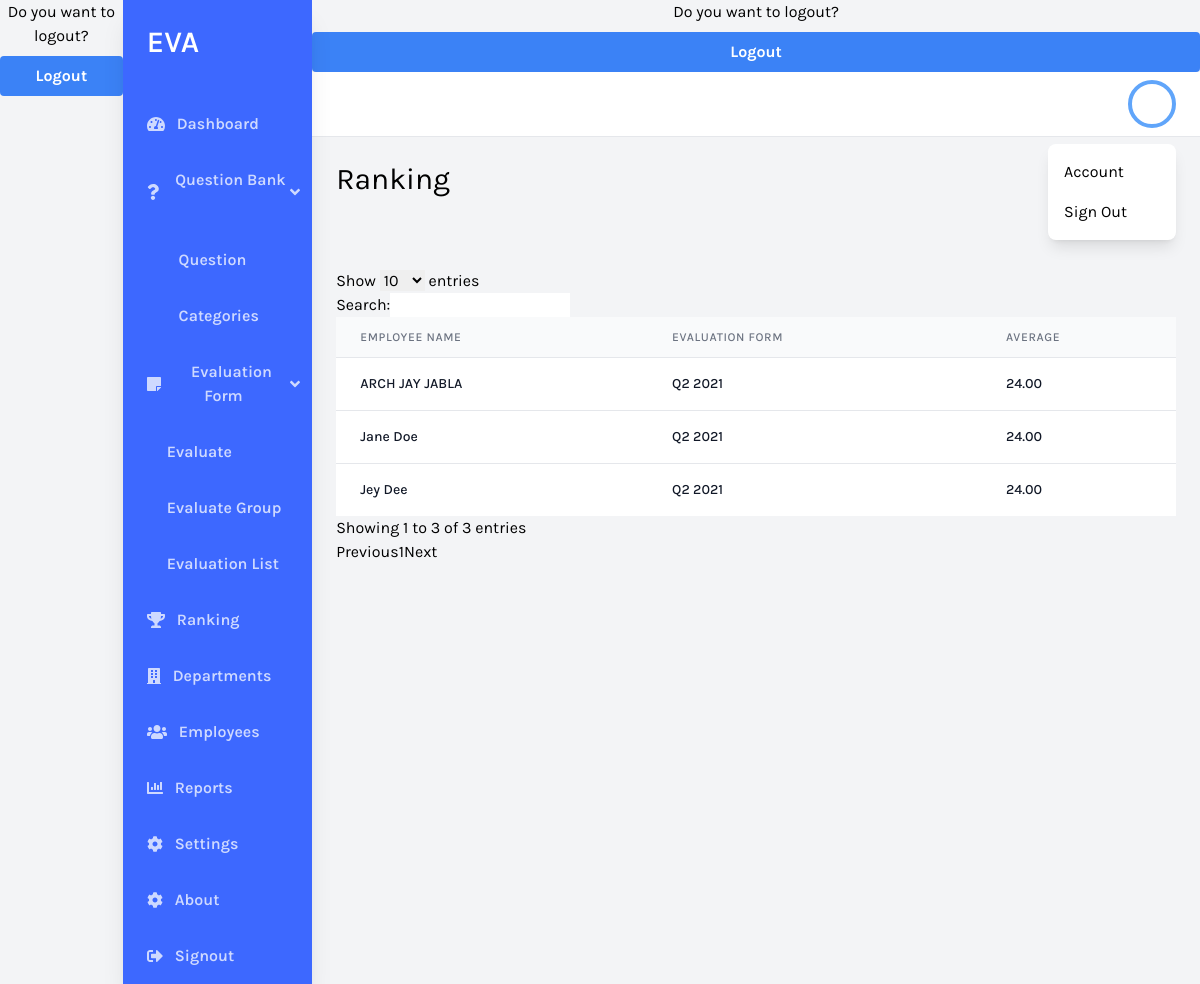
Page /ranking on the committed database.
### eva/models.py (models this page shows, shortened)
class EvaluationSheet(models.Model):
    created_at = models.DateTimeField(auto_now_add=True)
    evaluator_name = models.CharField(max_length=255, null=True, blank=True)
    evaluate_group = models.CharField(max_length=255, null=True, blank=True)
    employee = models.ForeignKey(AppUser, on_delete=models.CASCADE, default=None, null=True)
    employee_name = models.CharField(max_length=255)
    evaluations = models.TextField()
    comments_and_recommendations = models.TextField(default=None, null=True, blank=True)

### eva/views.py (the view)
# urls.py: path('ranking', views.ranking, name='ranking'),
def ranking(request):
    data = EvaluationSheet.objects.raw(f"""
            SELECT t1.id, t1.created_at, t1.evaluator_name, t1.employee_name, t1.evaluations, t1.comments_and_recommendations, t1.employee_id, t1.evaluate_group, t2.eval_name
            from eva_evaluationsheet t1
            left join (select name eval_name, id from eva_evaluationgroup) t2 on CAST(t1.evaluate_group AS INT) = t2.id
            """)
    format_data = []
    evaluate_group_ids = []
    employees = []
    for i in data:
        evaluations = json.loads(i.evaluations)
        calculated_evaluations = calc_evaluations(evaluations)
        format_data.append({"name" : i.employee_name, "calculated": calculated_evaluations, "evaluate_group_id": i.evaluate_group, "evaluate_group_name": i.eval_name})
        if i.evaluate_group not in evaluate_group_ids:
            evaluate_group_ids.append(i.evaluate_group)
        if i.employee_name not in employees:
            employees.append(i.employee_name)
    print(evaluate_group_ids)
    print(format_data)
    final_format = []
    for group in evaluate_group_ids:
        print("group " + str(group))
        for person in employees:
            total = 0
            divisor = 0
            form_placeholder = None
            for crawler in format_data:
                if (person == crawler['name'] and crawler['evaluate_group_id'] == group):
                    total += crawler['calculated']['overall_total']
                    divisor += 1
                    form_placeholder = crawler['evaluate_group_name']
            if divisor != 0:
                final_format.append(
                    {
                        "name": person,
                        "average": total/divisor,
                        "evaluation_form": form_placeholder
                    }
                )
    newlist = sorted(final_format, key=lambda x: ( x['evaluation_form'], x['average']), reverse=True)
    print(newlist)
    return render(request, "eva/ranking.html", {"data": newlist })

### eva/templates/eva/ranking.html (shortened to what this page needs)
<!DOCTYPE html>
<html lang="en">
  <head>
    <script src="https://cdn.tailwindcss.com"></script>
    <link
      rel="stylesheet"
      href="https://cdnjs.cloudflare.com/ajax/libs/jquery-modal/0.9.1/jquery.modal.min.css"
    />
  </head>
  <body class="bg-gray-100 font-family-karla flex">
    {% include 'includes/navbar.html' %}
    <div class="w-full flex flex-col h-screen overflow-y-hidden">
      {% include 'includes/header.html' %}
      <div class="w-full overflow-x-hidden border-t flex flex-col">
        <main class="w-full flex-grow p-6">
          <h1 class="text-3xl text-black pb-6">Ranking</h1>
          <div class="flex flex-col mt-12 mb-12">
            <table id="table" class="min-w-full divide-y divide-gray-200">
              <thead class="bg-gray-50">
                <tr>
                  <th
                    scope="col"
                    class="px-6 py-3 text-left text-xs font-medium text-gray-500 uppercase tracking-wider"
                  >
                    Employee Name
                  </th>
                  <th
                    scope="col"
                    class="px-6 py-3 text-left text-xs font-medium text-gray-500 uppercase tracking-wider"
                  >
                    Evaluation Form
                  </th>
                  <th
                    scope="col"
                    class="px-6 py-3 text-left text-xs font-medium text-gray-500 uppercase tracking-wider"
                  >
                    Average
                  </th>
                </tr>
              </thead>
              <tbody class="bg-white divide-y divide-gray-200">
                 {% for x in data %}
                <tr>
                  <td class="px-6 py-4 whitespace-nowrap">
                    <div class="flex items-center">
                      <div class="text-sm font-medium text-gray-900">
                        {{ x.name }}
                      </div>
                    </div>
                  </td>
                  <td class="px-6 py-4 whitespace-nowrap">
                    <div class="flex items-center">
                      <div class="text-sm font-medium text-gray-900">
                        {{ x.evaluation_form }}
                      </div>
                    </div>
                  </td>
                  <td class="px-6 py-4 whitespace-nowrap">
                    <div class="flex items-center">
                      <div class="text-sm font-medium text-gray-900">
                        {{ x.average|floatformat:2 }}
                      </div>
                    </div>
                  </td>
                </tr>
                {% endfor %}
              </tbody>
            </table>
          </div>
        </main>
      </div>
    </div>
  </body>
</html>

### eva/templates/eva/ranking.html (style rules this page uses)
.font-family-karla { font-family: karla; }

### rows in the picture
EvaluationSheet: name "ARCH JAY JABLA"
EvaluationSheet: name "Jane Doe"
EvaluationSheet: name "Jey Dee"

### other values in the picture
{{ x.evaluation_form }} "Q2 2021" "Q2 2021" "Q2 2021"
{{ x.average|floatformat:2 }} "24.00" "24.00" "24.00"
